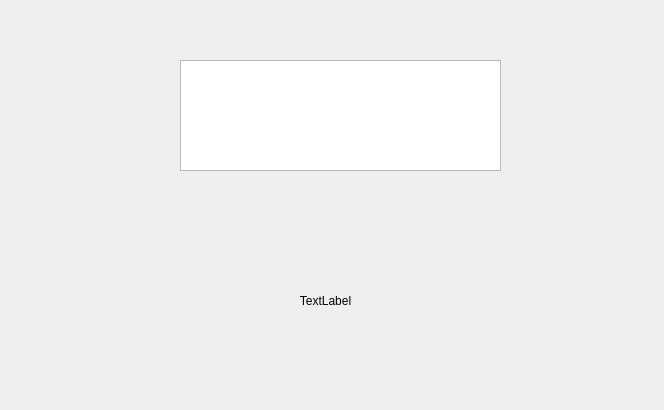
<?xml version="1.0" encoding="UTF-8"?>
<ui version="4.0">
 <class>Widget</class>
 <widget class="QWidget" name="Widget">
  <property name="geometry">
   <rect>
    <x>0</x>
    <y>0</y>
    <width>664</width>
    <height>410</height>
   </rect>
  </property>
  <property name="windowTitle">
   <string>Widget</string>
  </property>
  <widget class="QLabel" name="label">
   <property name="geometry">
    <rect>
     <x>210</x>
     <y>240</y>
     <width>231</width>
     <height>121</height>
    </rect>
   </property>
   <property name="text">
    <string>TextLabel</string>
   </property>
   <property name="alignment">
    <set>Qt::AlignCenter</set>
   </property>
  </widget>
  <widget class="QPlainTextEdit" name="plainTextEdit">
   <property name="geometry">
    <rect>
     <x>180</x>
     <y>60</y>
     <width>321</width>
     <height>111</height>
    </rect>
   </property>
  </widget>
 </widget>
 <resources/>
 <connections/>
</ui>
